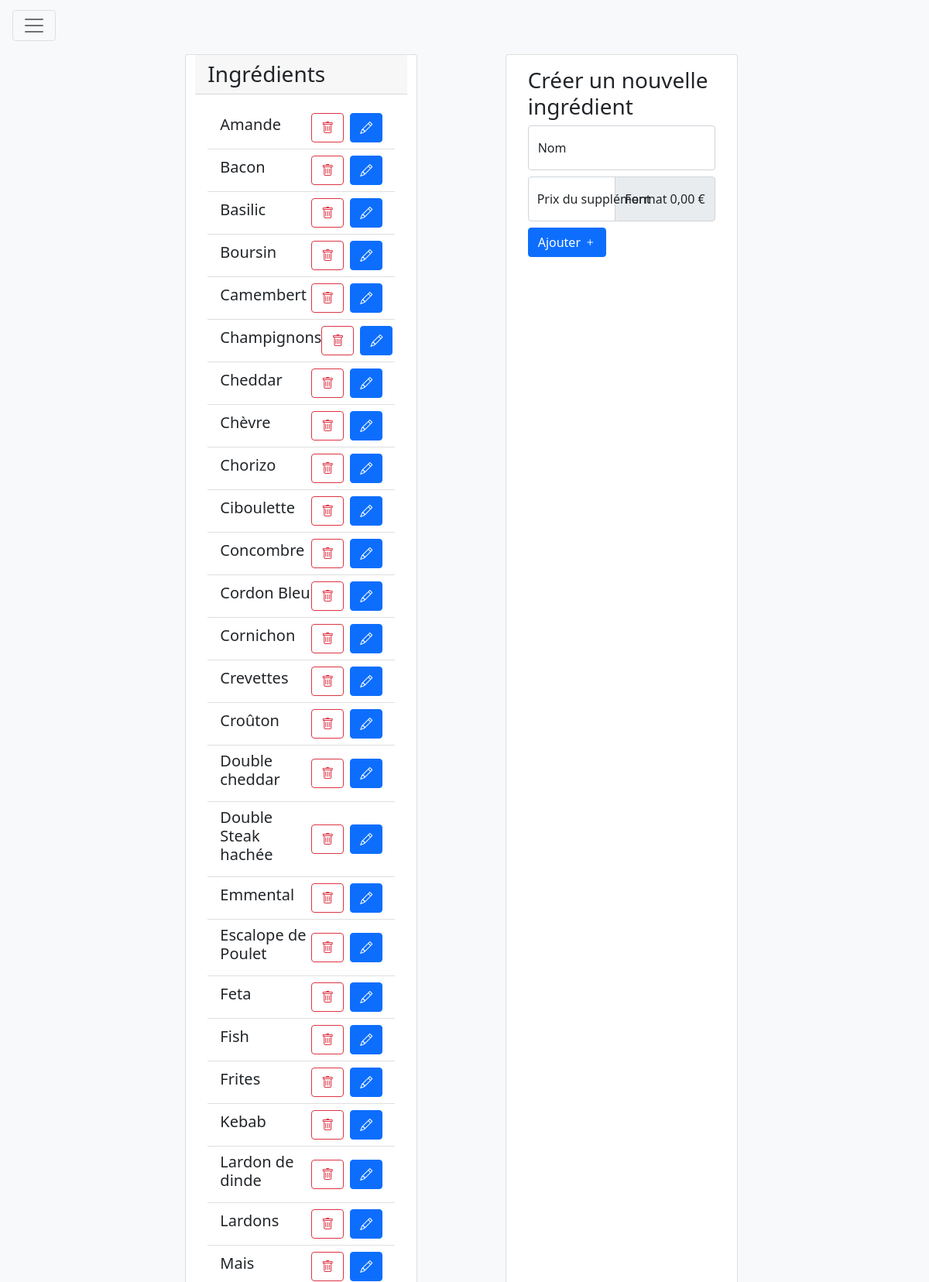
The page /controls/index.php?page=3 (signed in, upper part) on the database its author committed.
### tables this page shows
CREATE TABLE IF NOT EXISTS `ingredients` (
  `id_ingredients` int(11) NOT NULL AUTO_INCREMENT,
  `identifiant_ingredients` int(11) NOT NULL,
  `nom_ingredients` text NOT NULL,
  `prix_ingredients` float NOT NULL,
  `dispo_ingredients` tinyint(1) NOT NULL,
  PRIMARY KEY (`id_ingredients`)
);

### config/database.php (called while the page is built, shortened)
<?php
class DataBase{
    private $host = "localhost";
    private $dbName = "foodspot";
    private $char = "utf8";
    private $user = "root";
    private $password = "";
    public $connexion;
    public function getConnexion(){
        $this->connexion = null;
        try {
            $this->connexion = new PDO('mysql:host='.$this->host.';dbname='.$this->dbName.';charset='.$this->char, $this->user, $this->password);
        }
        catch(PDOException $fail) {
            echo 'Erreur de connexion -> ', $fail->getMessage();
            die();
        }
    }
    public function getIngredients(){
        $queryStr = 'SELECT * FROM ingredients ORDER BY nom_ingredients';
        $query = $this->connexion->query($queryStr);
        $respond = $query->fetchAll();
        return $respond;
    }
}
?>

### controls/ingredient/ingredient.php (the view, shortened to what this page needs)
<?php
$ingredientArray = $bdd->getIngredients();
?>
<div id="categoriesWrapper" class="w-100 d-flex bg-light" style="justify-content: center; align-items: center; margin-top: 70px;">
    <div class="w-75 card-deck row row-cols-1 row-cols-md-3 gap-3" style="justify-content: space-evenly;">
        <div class="card col">
            <h3 class="card-title text-left card-header">
                    Ingrédients
            </h3>
            <div class="card-body">
                <ul class="list-group list-group-flush">
                <?php
                    foreach($ingredientArray as $ingredient){
                        if($ingredient['dispo_ingredients']){
                            echo '
                            <li id="I'.$ingredient['identifiant_ingredients'].'" class="list-group-item d-flex" style="align-items: center;">
                                <h5 class="h5 me-auto">'.$ingredient['nom_ingredients'].'</h5>
                                <button class="btn btn-outline-danger me-2">
                                    <span class="bi bi-trash" onclick="deleteItem('.$ingredient['identifiant_ingredients'].')"></span>
                                </button>
                                <button type="button" class="btn click btn-primary" data-toggle="modal" data-target="#modifyModal" data-ingredient="'.$ingredient['id_ingredients'].'">
                                    <span class="bi bi-pencil"></span>
                                </button>
                            </li>
                        ';
                        }
                    }
                ?>
                </ul>
            </div>
        </div>
        <div class="card col mx-2">
            <div class="card-body">
                <h3 class="card-title text-left">
                    Créer un nouvelle ingrédient
                </h3>
                <form class="needs-validation" action="index.php?page=3" method="post">
                    <div class="form-floating mb-2">
                        <input type="text" class="form-control" id="nomIngredient" placeholder="Nom" name="nomIngredient" required />
                        <label for="nomIngredient">Nom</label>
                    </div>
                    <div class="form-floating input-group mb-2">
                        <input type='text' class="form-control" id="prixIngredient" name="prixIngredient" placeholder="prix" required />
                        <label for="prixIngredient">Prix du supplément</label>
                        <span class="input-group-text d-none d-md-flex">Format 0,00 €</span>
                    </div>
                    <button class="btn btn-primary" type="submit">
                        Ajouter
                        <span class="bi bi-plus"></span>
                    </button>
                </form>
            </div>
        </div>
    </div>
</div>

### rows shown on the page
ingredients: nom_ingredients "Amande"
ingredients: nom_ingredients "Bacon"
ingredients: nom_ingredients "Basilic"
ingredients: nom_ingredients "Boursin"
ingredients: nom_ingredients "Camembert"
ingredients: nom_ingredients "Champignons"
ingredients: nom_ingredients "Cheddar"
ingredients: nom_ingredients "Chèvre"
ingredients: nom_ingredients "Chorizo"
ingredients: nom_ingredients "Ciboulette"
ingredients: nom_ingredients "Concombre"
ingredients: nom_ingredients "Cordon Bleu"
ingredients: nom_ingredients "Cornichon"
ingredients: nom_ingredients "Crevettes"
ingredients: nom_ingredients "Croûton"
ingredients: nom_ingredients "Double cheddar"
ingredients: nom_ingredients "Double Steak hachée"
ingredients: nom_ingredients "Emmental"
ingredients: nom_ingredients "Escalope de Poulet"
ingredients: nom_ingredients "Feta"
ingredients: nom_ingredients "Fish"
ingredients: nom_ingredients "Frites"
ingredients: nom_ingredients "Kebab"
ingredients: nom_ingredients "Lardon de dinde"
ingredients: nom_ingredients "Lardons"
ingredients: nom_ingredients "Mais"
